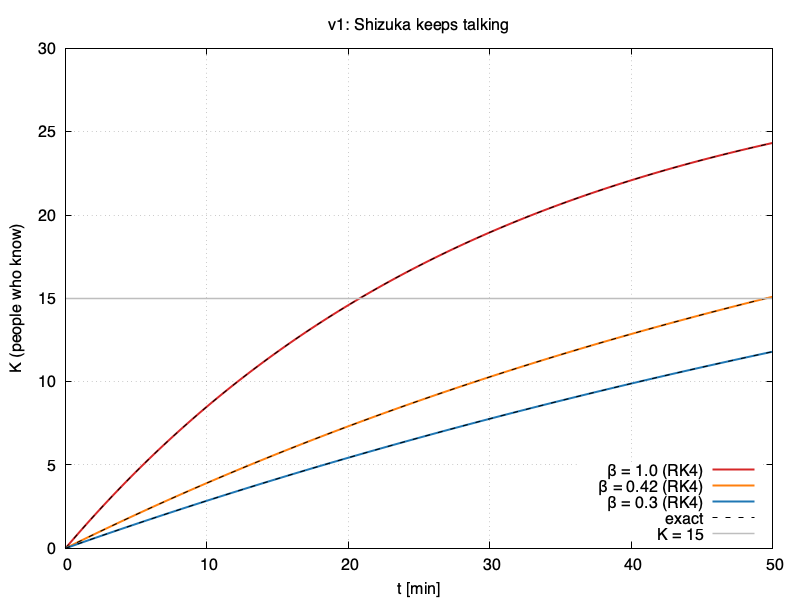

This chart was generated by the following gnuplot code:
set terminal pngcairo size 800,600
set output "v1.png"

set xlabel "t [min]"
set ylabel "K (people who know)"
set xrange [0:50]
set yrange [0:30]
set grid
set key right bottom
set title "v1: Shizuka keeps talking"

plot "v1_b100.dat" u 1:3 w l lw 2 lc rgb "#d62728" t "{/Symbol b} = 1.0 (RK4)", \
     ""            u 1:4 w l lw 1 dt 2 lc "black" notitle, \
     "v1_b042.dat" u 1:3 w l lw 2 lc rgb "#ff7f0e" t "{/Symbol b} = 0.42 (RK4)", \
     ""            u 1:4 w l lw 1 dt 2 lc "black" notitle, \
     "v1_b030.dat" u 1:3 w l lw 2 lc rgb "#1f77b4" t "{/Symbol b} = 0.3 (RK4)", \
     ""            u 1:4 w l lw 1 dt 2 lc "black" t "exact", \
     15 w l lw 1.5 lc "gray" t "K = 15"
